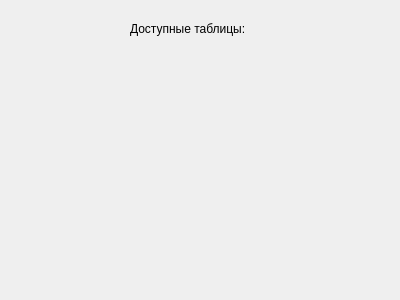
<?xml version="1.0" encoding="UTF-8"?>
<ui version="4.0">
 <class>Thirdwindow</class>
 <widget class="QWidget" name="Thirdwindow">
  <property name="geometry">
   <rect>
    <x>0</x>
    <y>0</y>
    <width>400</width>
    <height>300</height>
   </rect>
  </property>
  <property name="windowTitle">
   <string>Form</string>
  </property>
  <widget class="QLabel" name="avaibleTablesLabel">
   <property name="geometry">
    <rect>
     <x>130</x>
     <y>20</y>
     <width>151</width>
     <height>17</height>
    </rect>
   </property>
   <property name="text">
    <string>Доступные таблицы:</string>
   </property>
  </widget>
  <widget class="QWidget" name="verticalLayoutWidget">
   <property name="geometry">
    <rect>
     <x>80</x>
     <y>50</y>
     <width>241</width>
     <height>221</height>
    </rect>
   </property>
   <layout class="QVBoxLayout" name="avaibleTablesLayout"/>
  </widget>
 </widget>
 <resources/>
 <connections/>
</ui>
